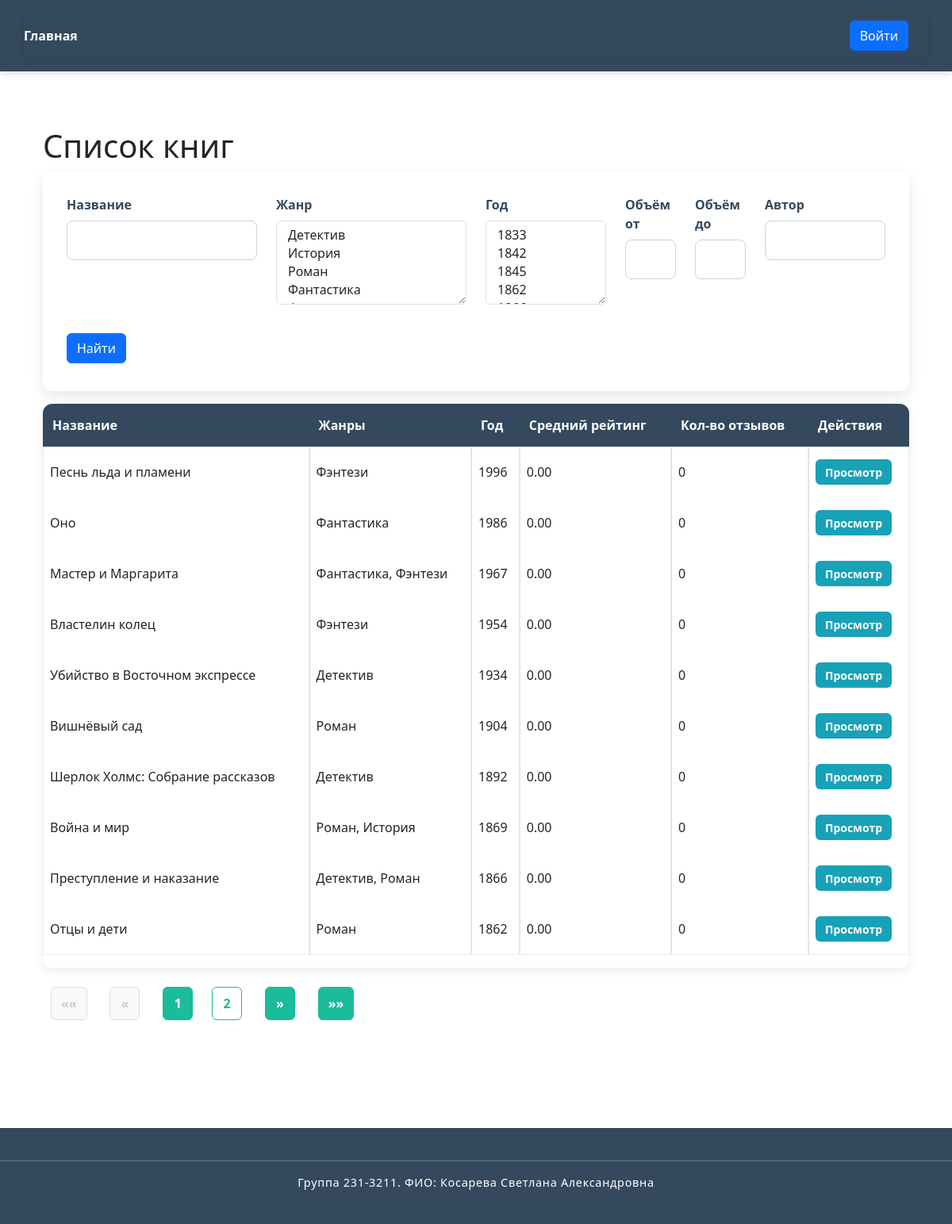
/index, run on the app's committed database.
### app/models.py (models this page shows)
class Book(db.Model):
    id = db.Column(db.Integer, primary_key=True)
    title = db.Column(db.String(200), nullable=False)
    description = db.Column(db.Text, nullable=False)
    year = db.Column(db.Integer, nullable=False)
    publisher_id = db.Column(db.Integer, db.ForeignKey('publisher.id'), nullable=False)
    author_id = db.Column(db.Integer, db.ForeignKey('author.id'), nullable=False)
    pages = db.Column(db.Integer, nullable=False)
    genres = db.relationship('Genre', secondary=book_genre, backref='books')
    cover = db.relationship(
        'Cover',
        backref='book',
        uselist=False,
        cascade='all, delete-orphan',
        foreign_keys='Cover.book_id'
    )
    reviews = db.relationship('Review', backref='book', cascade='all, delete-orphan')
    author = db.relationship('Author', backref='books')
    publisher = db.relationship('Publisher', backref='books')
    genres = db.relationship('Genre', secondary=book_genre, backref='books')
    cover = db.relationship('Cover', backref='book', uselist=False, cascade='all, delete-orphan')
    reviews = db.relationship('Review', backref='book', cascade='all, delete-orphan')

class Genre(db.Model):
    id = db.Column(db.Integer, primary_key=True)
    name = db.Column(db.String(100), unique=True, nullable=False)

### app/views.py (the view)
@views.route("/")
@views.route("/index")
def index():
    args = make_multi_value_args(request.args)
    form = SearchForm(args)
    years = [
        y[0] for y in db.session.query(Book.year).distinct().order_by(Book.year).all()
    ]
    genres = Genre.query.order_by(Genre.name).all()
    form.years.choices = [(y, str(y)) for y in years]
    form.genres.choices = [(g.id, g.name) for g in genres]
    query = (
        db.session.query(
            Book,
            func.coalesce(func.avg(Review.rating), 0).label("avg_rating"),
            func.count(Review.id).label("reviews_count"),
        )
        .outerjoin(Review, Review.book_id == Book.id)
        .group_by(Book.id)
    )
    if form.validate():
        if form.title.data:
            query = query.filter(Book.title.ilike(f"%{form.title.data.strip()}%"))
        if form.author.data:
            query = query.outerjoin(Book.author).filter(
                Author.name.ilike(f"%{form.author.data.strip()}%")
            )
        if form.years.data:
            years_int = [int(y) for y in form.years.data]
            query = query.filter(Book.year.in_(years_int))
        if form.genres.data:
            genres_int = [int(g) for g in form.genres.data]
            query = query.filter(Book.genres.any(Genre.id.in_(genres_int)))
        if form.pages_min.data:
            query = query.filter(Book.pages >= form.pages_min.data)
        if form.pages_max.data:
            query = query.filter(Book.pages <= form.pages_max.data)
    query = query.distinct()
    query = query.order_by(Book.year.desc())
    page = request.args.get("page", 1, type=int)
    pagination = query.paginate(page=page, per_page=10, error_out=False)
    results = pagination.items
    return render_template(
        "index.html", results=results, pagination=pagination, form=form
    )

### app/forms.py
class SearchForm(FlaskForm):
    title = StringField('Название', validators=[Optional()])
    genres = SelectMultipleField('Жанр', coerce=int, validators=[Optional()])
    years = SelectMultipleField('Год', coerce=int, validators=[Optional()])
    pages_min = IntegerField('Объём от', validators=[Optional()])
    pages_max = IntegerField('Объём до', validators=[Optional()])
    author = StringField('Автор', validators=[Optional()])
    submit = SubmitField('Найти')
    class Meta:
        csrf = False

### app/views.py (called while the page is built)
def make_multi_value_args(args):
    args = args.to_dict(flat=False)
    for key in ["genres", "years"]:
        if key not in args:
            args[key] = []
    return MultiDict(args)

### app/templates/index.html (shortened to what this page needs)
{% extends 'base.html' %}
{% block content %}
<div class="container-fluid mt-4">
    <h1>Список книг</h1>
    <form method="GET" action="{{ url_for('views.index') }}">
        <div class="row mb-3">
            <div class="col-md-3">
                {{ form.title.label }}
                {{ form.title(class="form-control") }}
            </div>
            <div class="col-md-3">
                {{ form.genres.label }}
                {{ form.genres(class="form-control", multiple=True) }}
            </div>
            <div class="col-md-2">
                {{ form.years.label }}
                {{ form.years(class="form-control", multiple=True) }}
            </div>
            <div class="col-md-1">
                {{ form.pages_min.label }}
                {{ form.pages_min(class="form-control") }}
            </div>
            <div class="col-md-1">
                {{ form.pages_max.label }}
                {{ form.pages_max(class="form-control") }}
            </div>
            <div class="col-md-2">
                {{ form.author.label }}
                {{ form.author(class="form-control") }}
            </div>
        </div>
        <button type="submit" class="btn btn-primary">Найти</button>
    </form>
    <div class="table-responsive mt-3">
        <table class="table table-bordered table-hover align-middle w-100">
            <thead class="table-dark">
                <tr>
                    <th>Название</th>
                    <th>Жанры</th>
                    <th>Год</th>
                    <th>Средний рейтинг</th>
                    <th>Кол-во отзывов</th>
                    <th>Действия</th>
                </tr>
            </thead>
            <tbody>
                {% for book, avg_rating, reviews_count in results %}
                <tr>
                    <td class="py-3 px-2">{{ book.title }}</td>
                    <td class="py-3 px-2">
                        {% for genre in book.genres %}
                        {{ genre.name }}{% if not loop.last %}, {% endif %}
                        {% endfor %}
                    </td>
                    <td class="py-3 px-2">{{ book.year }}</td>
                    <td class="py-3 px-2">{{ '%.2f'|format(avg_rating) }}</td>
                    <td class="py-3 px-2">{{ reviews_count }}</td>
                    <td class="py-3 px-2">
                        <div class="action-buttons">
                            <a href="{{ url_for('views.book_detail', book_id=book.id) }}"
                                class="action-btn btn-view">Просмотр</a>
                        </div>
                    </td>
                </tr>
                {% endfor %}
            </tbody>
        </table>
    </div>
    {% set args = request.args.to_dict(flat=False) %}
    {% macro page_link(page_num) %}
    {% set args = request.args.to_dict(flat=False).copy() %}
    {% set _ = args.update({'page': [page_num|string]}) %}
    {{ url_for('views.index', **args) }}
    {% endmacro %}
    <nav aria-label="Page navigation">
        <ul class="pagination justify-content-center">
            <li class="page-item {% if not pagination.has_prev %}disabled{% endif %}">
                <a class="page-link" href="{{ page_link(1) }}" aria-label="Первая">&laquo;&laquo;</a>
            </li>
            <li class="page-item {% if not pagination.has_prev %}disabled{% endif %}">
                <a class="page-link" href="{{ page_link(pagination.prev_num) }}" aria-label="Предыдущая">&laquo;</a>
            </li>
            <li class="page-item active"><span class="page-link">{{ pagination.page }}</span></li>
            {% if pagination.page < pagination.pages %} <li class="page-item"><a class="page-link"
                    href="{{ page_link(pagination.page + 1) }}">{{ pagination.page + 1 }}</a></li>
                {% endif %}
                    <li class="page-item {% if not pagination.has_next %}disabled{% endif %}">
                        <a class="page-link" href="{{ page_link(pagination.next_num) }}"
                            aria-label="Следующая">&raquo;</a>
                    </li>
                    <li class="page-item {% if not pagination.has_next %}disabled{% endif %}">
                        <a class="page-link" href="{{ page_link(pagination.pages) }}"
                            aria-label="Последняя">&raquo;&raquo;</a>
                    </li>
        </ul>
    </nav>
</div>
{% endblock %}

### app/static/css/styles.css (style rules this page uses)
body { font-family: 'Segoe UI', Tahoma, Geneva, Verdana, sans-serif; line-height: 1.6; margin: 0; padding: 0; background-color: #f4f7fc; color: #2c3e50; }
nav { max-width: 1140px; margin: 0 auto; display: flex; justify-content: space-between; align-items: center; padding: 0 10px; }
nav a { color: white; text-decoration: none; margin-right: 25px; font-weight: 600; font-size: 1.1rem; transition: color 0.25s ease; }
nav span { font-weight: 600; font-size: 1rem; color: #ecf0f1; margin-right: 20px; }
form { background: white; padding: 30px 30px 35px; border-radius: 12px; box-shadow: 0 6px 18px rgba(0, 0, 0, 0.1); margin-bottom: 35px; }
form div { margin-bottom: 20px; }
label { display: block; margin-bottom: 8px; font-weight: 600; color: #34495e; font-size: 1rem; }
input[type="text"], input[type="password"], input[type="number"], textarea, select, .form-control { width: 100%; padding: 12px 14px; border: 1.8px solid #ced4da; border-radius: 8px; font-size: 1rem; font-family: inherit; transition: border-color 0.3s ease, box-shadow 0.3s ease; box-sizing: border-box; resize: vertical; }
button, input[type="submit"], .btn, .btn-primary { background-color: #1abc9c; color: white; border: none; padding: 12px 28px; border-radius: 8px; cursor: pointer; font-size: 1.1rem; font-weight: 600; transition: background-color 0.3s ease, box-shadow 0.25s ease; user-select: none; display: inline-block; }
.pagination { display: flex; justify-content: center; padding-left: 0; list-style: none; border-radius: 0.375rem; margin-top: 1.5rem; gap: 0.3rem; }
.pagination .page-item { margin: 0; }
.pagination .page-link { color: #1abc9c; border: 1px solid #1abc9c; padding: 0.5rem 0.75rem; cursor: pointer; border-radius: 0.375rem; transition: all 0.3s ease; user-select: none; min-width: 38px; text-align: center; display: inline-block; }
.pagination .page-link[aria-label^="Первая"], .pagination .page-link[aria-label^="Предыдущая"], .pagination .page-link[aria-label^="Следующая"], .pagination .page-link[aria-label^="Последняя"] { background-color: #1abc9c; color: white !important; border-color: #1abc9c; }
.pagination .page-item.active .page-link { background-color: #1abc9c; color: white; border-color: #1abc9c; cursor: default; font-weight: bold; }
.pagination .page-item.disabled .page-link { color: #ccc !important; background-color: #f8f9fa !important; border-color: #ddd !important; cursor: default; pointer-events: none; }
.action-buttons { display: flex; gap: 8px; align-items: center; }
.action-btn { padding: 6px 12px; font-size: 0.875rem; border-radius: 6px; font-weight: 600; text-decoration: none; text-align: center; line-height: 1.5; transition: all 0.2s ease; white-space: nowrap; height: 32px; display: inline-flex; align-items: center; justify-content: center; cursor: pointer; border: none; box-sizing: border-box; }
.btn-view { background-color: #17a2b8; color: white; }
form { margin: 0; }
.table-bordered th, .table-bordered td { border: 1px solid #dee2e6; }
.table td, .table th { vertical-align: middle; }
.table-responsive { width: 100%; margin-top: 20px; box-shadow: 0 4px 12px rgba(0, 0, 0, 0.08); border-radius: 12px; overflow: hidden; }
.table { width: 100%; margin-bottom: 0; border-collapse: separate; border-spacing: 0; background-color: white; }
.table thead th { background-color: #34495e; color: white; font-weight: 600; padding: 15px 12px; border: none; position: sticky; top: 0; }
.table tbody tr { transition: background-color 0.2s ease; }
.table td { padding: 12px; border-top: 1px solid #e9ecef; border-right: 1px solid #e9ecef; vertical-align: middle; }
.table td:first-child { border-left: 1px solid #e9ecef; }
.table tr:last-child td { border-bottom: 1px solid #e9ecef; }
.table tbody tr:nth-child(even) { background-color: #f8f9fa; }
.table th { white-space: nowrap; }

### data on the page
Book: title "Песнь льда и пламени", year "1996", avg_rating "0.00", reviews_count "0"
Genre: name "Фэнтези"
Book: title "Оно", year "1986", avg_rating "0.00", reviews_count "0"
Genre: name "Фантастика"
Book: title "Мастер и Маргарита", year "1967", avg_rating "0.00", reviews_count "0"
Book: title "Властелин колец", year "1954", avg_rating "0.00", reviews_count "0"
Book: title "Убийство в Восточном экспрессе", year "1934", avg_rating "0.00", reviews_count "0"
Genre: name "Детектив"
Book: title "Вишнёвый сад", year "1904", avg_rating "0.00", reviews_count "0"
Genre: name "Роман"
Book: title "Шерлок Холмс: Собрание рассказов", year "1892", avg_rating "0.00", reviews_count "0"
Book: title "Война и мир", year "1869", avg_rating "0.00", reviews_count "0"
Genre: name "История"
Book: title "Преступление и наказание", year "1866", avg_rating "0.00", reviews_count "0"
Book: title "Отцы и дети", year "1862", avg_rating "0.00", reviews_count "0"

### other printed values
{{ pagination.page }} "1"
{{ pagination.page + 1 }} "2"
